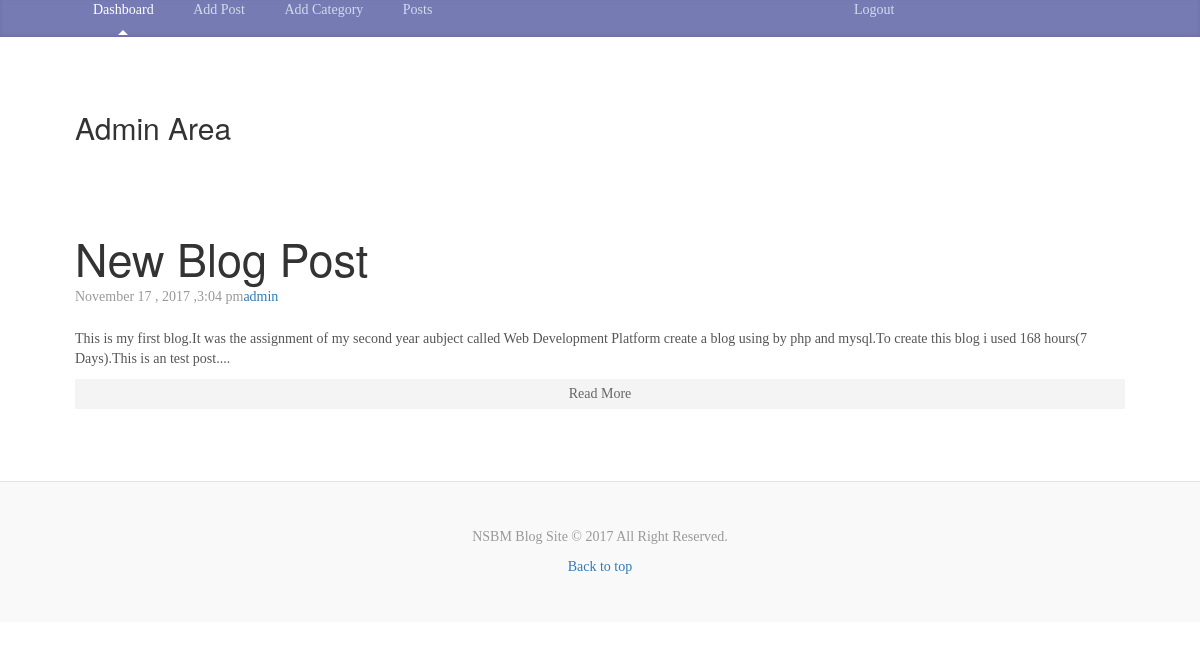
The page /admin/posts.php on the database its author committed.
### tables this page shows
CREATE TABLE `posts` (
  `id` int(11) NOT NULL,
  `category` int(11) NOT NULL,
  `title` varchar(255) NOT NULL,
  `body` text NOT NULL,
  `author` varchar(255) NOT NULL,
  `tags` varchar(255) NOT NULL,
  `date` timestamp NOT NULL DEFAULT CURRENT_TIMESTAMP
);

### libraries/Database.php (called while the page is built, shortened)
<?php
class Database
{
	public $host = DB_HOST;
	public $username = DB_USER;
	public $password = DB_PASS;
	public $db_name = DB_NAME;
	public $link;
	private function connect()
	{
		$this->link = new mysqli($this->host,$this->username,$this->password,$this->db_name);
	}
	public function select($query)
	{
		$result = $this->link->query($query) or die ($this->link.__LINE__);
		if($result->num_rows > 0)
		{
			return $result;
		}
		else
		{
			return false;
		}
	}
}
?>

### helpers/format_helper.php (called while the page is built)
<?php
function formatDate($date)
{
	return date('F j , Y ,g:i a',strtotime($date));
}
function shortenText($text, $chars =450)
{
	$text = $text." ";
	$text = substr($text, 0, $chars);
	$text = substr($text, 0, strrpos($text,' '));
	$text = $text."...";
	return $text;
}
?>

### admin/posts.php (the view, shortened to what this page needs)
<?php include 'includes/header.php'; ?>
<?php
  $db=new Database();
  if(isset($_GET['category']))
  {
     $category = $_GET['category'];
     $query = "SELECT * FROM posts WHERE category = ".$category."ORDER BY id DESC";
     $posts = $db->select($query);
  }
  else
  {
     $query = "SELECT * FROM posts ORDER BY id DESC ";
     $posts = $db->select($query);
  }
?>
<?php if($posts) : ?>
   <?php while($row = $posts->fetch_assoc()) : ?>
<div class="blog-post">
            <h2 class="blog-post-title"><?php echo $row['title']; ?></h2>
            <p class="blog-post-meta"><?php echo formatDate($row['date']); ?><a href="#"><?php echo $row['author']; ?></a></p>
            <?php echo shortenText($row['body']); ?>
            <a class="readmore" href="post.php?id=<?php echo urlencode($row['id']); ?>">Read More</a>
          </div>
  <?php endwhile; ?>
<?php else : ?>
   <p>There are no posts yet.</p>
<?php endif; ?>
<?php include 'includes/footer.php'; ?>

### css/customadmin.css (style rules this page uses)
@media (min-width: 48em) { html { font-size: 18px; } }
body { font-family: Georgia, "Times New Roman", Times, serif; color: #555; }
h1, .h1, h2, .h2, h3, .h3, h4, .h4, h5, .h5, h6, .h6 { font-family: "Helvetica Neue", Helvetica, Arial, sans-serif; font-weight: normal; color: #333; }
.blog-post { margin-bottom: 4rem; }
.blog-post-title { margin-bottom: .25rem; font-size: 2.5rem; }
.blog-post-meta { margin-bottom: 1.25rem; color: #999; }
.readmore { display:block; text-align:center; padding:5px; background:#f4f4f4; margin-top:10px; color:#666; }

### rows shown on the page
posts: title "New Blog Post", date "November 17 , 2017 ,3:04 pm", author "admin", body "This is my first blog.It was the assignment of my second year aubject called Web Development Platform create a blog using by php and mysql.To create this blog i used 168 hours(7 Days).This is an test post...."
